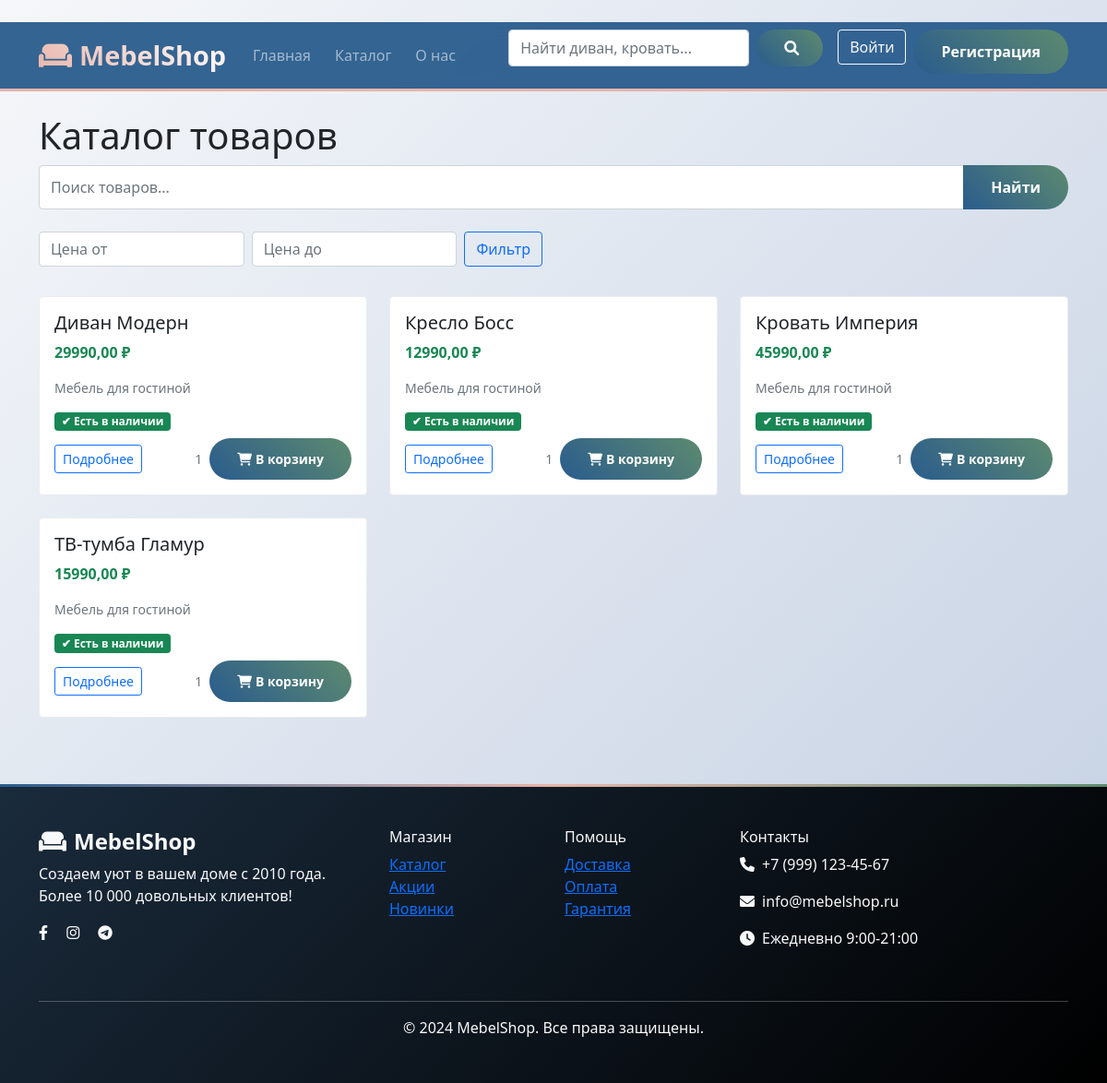
Page /catalog/ on the committed database.
### catalog/models.py (models this page shows, shortened)
class Product(models.Model):
    category = models.ForeignKey(Category, on_delete=models.CASCADE)
    name = models.CharField(max_length=200)
    slug = models.SlugField(max_length=200, blank=True)
    price = models.DecimalField(max_digits=10, decimal_places=2)
    available = models.BooleanField(default=True)
    class Meta:
        ordering = ('name',)
    def get_absolute_url(self):
        return reverse('product_detail', args=[self.id])

class Category(models.Model):
    name = models.CharField(max_length=200)
    slug = models.SlugField(unique=True)
    is_active = models.BooleanField(default=True)
    class Meta:
        ordering = ('name',)

### catalog/views.py (the view)
# urls.py: path('', views.product_list, name='product_list'),
def product_list(request):
    query = request.GET.get('q', '')
    products = Product.objects.filter(available=True)
    if query:
        products = products.filter(
            Q(name__icontains=query) |
            Q(category__name__icontains=query)
        )
    return render(request, 'catalog/product_list.html', {
        'products': products,
        'query': query
    })

### templates/catalog/product_list.html (shortened to what this page needs)
﻿{% extends "base.html" %}
{% block content %}
<div class="container mt-4">
    <h1>Каталог товаров</h1>
    <form method="get" action="{% url 'product_search' %}" class="mb-4" id="searchForm">
        <div class="input-group position-relative">
            <input type="text" name="q" class="form-control"
                   placeholder="Поиск товаров..." value="{{ query }}" id="searchInput">
            <button class="btn btn-primary" type="submit">Найти</button>
        </div>
    </form>
    <div class="row mb-3">
        <div class="col-md-6">
            <form method="get" class="d-flex gap-2">
                <input type="number" name="min_price" class="form-control" placeholder="Цена от"
                       value="{{ request.GET.min_price }}">
                <input type="number" name="max_price" class="form-control" placeholder="Цена до"
                       value="{{ request.GET.max_price }}">
                <button type="submit" class="btn btn-outline-primary">Фильтр</button>
            </form>
        </div>
    </div>
    <div class="row">
        {% for product in products %}
        <div class="col-md-4 mb-4">
            <div class="card h-100 product-card">
                <div class="card-body d-flex flex-column">
                    <h5 class="card-title">{{ product.name }}</h5>
                    <p class="card-text text-success fw-bold">{{ product.price }} ₽</p>
                    <p class="card-text">
                        <small class="text-muted">{{ product.category.name }}</small>
                    </p>
                    <div class="availability mb-2">
                        <span class="badge bg-success">✔ Есть в наличии</span>
                    </div>
                    <div class="mt-auto">
                        <div class="product-main-actions">
                            <div class="d-flex justify-content-between align-items-center">
                                <a href="{{ product.get_absolute_url }}" class="btn btn-outline-primary btn-sm">
                                    Подробнее
                                </a>
                                <div class="d-flex align-items-center gap-2">
                                    <span class="text-muted small">1</span>
                                    <button class="btn btn-primary btn-sm add-to-cart-btn" data-product-id="{{ product.id }}">
                                        <i class="fas fa-shopping-cart me-1"></i>В корзину
                                    </button>
                                </div>
                            </div>
                        </div>
                    </div>
                </div>
            </div>
        </div>
        {% endfor %}
    </div>
</div>
{% endblock %}

### templates/base.html (shortened to what this page needs)
﻿<!DOCTYPE html>
<html lang="ru">
<head>
    <link href="https://cdn.jsdelivr.net/npm/bootstrap@5.1.3/dist/css/bootstrap.min.css" rel="stylesheet">
    <link rel="stylesheet" href="https://cdnjs.cloudflare.com/ajax/libs/font-awesome/6.0.0/css/all.min.css">
</head>
<body>
    <nav class="navbar navbar-expand-lg navbar-dark bg-dark sticky-top">
        <div class="container">
            <a class="navbar-brand fw-bold fs-3" href="/">
                <i class="fas fa-couch me-2"></i>MebelShop
            </a>
            <div class="collapse navbar-collapse" id="navbarNav">
                <ul class="navbar-nav me-auto">
                    <li class="nav-item">
                        <a class="nav-link fw-semibold" href="/">Главная</a>
                    </li>
                    <li class="nav-item">
                        <a class="nav-link fw-semibold" href="/catalog/">Каталог</a>
                    </li>
                    <li class="nav-item">
                        <a class="nav-link fw-semibold" href="/pages/about/">О нас</a>
                    </li>
                </ul>
                <ul class="navbar-nav">
                    <li class="nav-item me-3">
                        <form class="d-flex" action="/catalog/search/" method="get">
                            <input class="form-control" type="search" name="q" placeholder="Найти диван, кровать..." style="min-width: 250px;">
                            <button class="btn btn-primary ms-2" type="submit">
                                <i class="fas fa-search"></i>
                            </button>
                        </form>
                    </li>
                    {% if user.is_authenticated %}
                    <li class="nav-item me-3">
                        <a class="nav-link position-relative" href="/catalog/comparison/" title="Сравнение">
                            <i class="fas fa-balance-scale"></i>
                            <span class="position-absolute top-0 start-100 translate-middle badge bg-danger comparison-counter" id="comparisonCounter">
                                0
                            </span>
                        </a>
                    </li>
                    <li class="nav-item me-3">
                        <a class="nav-link position-relative" href="/catalog/wishlist/" title="Избранное">
                            <i class="fas fa-heart"></i>
                            <span class="position-absolute top-0 start-100 translate-middle badge bg-danger wishlist-counter" id="wishlistCounter">
                                0
                            </span>
                        </a>
                    </li>
                    <li class="nav-item me-3">
                        <a class="nav-link position-relative" href="/cart/" title="Корзина">
                                <i class="fas fa-shopping-cart"></i>
                            <span class="position-absolute top-0 start-100 translate-middle badge bg-danger cart-counter" id="cartCounter">
                                0
                            </span>
                        </a>
                    </li>
                    <li class="nav-item dropdown">
                        <a class="nav-link dropdown-toggle fw-semibold" href="#" role="button" data-bs-toggle="dropdown">
                            <i class="fas fa-user me-1"></i>{{ user.username }}
                        </a>
                        <ul class="dropdown-menu">
                            <li><a class="dropdown-item" href="/accounts/profile/">📊 Мой профиль</a></li>
                            <li><a class="dropdown-item" href="/catalog/wishlist/">❤️ Избранное</a></li>
                            <li><a class="dropdown-item" href="/catalog/comparison/">⚖️ Сравнение</a></li>
                            <li><hr class="dropdown-divider"></li>
                            <li><a class="dropdown-item text-danger" href="/accounts/logout/">🚪 Выйти</a></li>
                        </ul>
                    </li>
                    {% else %}
                    <li class="nav-item">
                        <a class="btn btn-outline-light me-2" href="/accounts/login/">Войти</a>
                    </li>
                    <li class="nav-item">
                        <a class="btn btn-primary" href="/accounts/register/">Регистрация</a>
                    </li>
                    {% endif %}
                </ul>
            </div>
        </div>
    </nav>
    <main>
        {% block content %}
        {% endblock %}
    </main>
    <footer class="bg-dark text-light mt-5 py-5">
        <div class="container">
            <div class="row">
                <div class="col-lg-4 mb-4">
                    <h4 class="fw-bold"><i class="fas fa-couch me-2"></i>MebelShop</h4>
                    <p>Создаем уют в вашем доме с 2010 года. Более 10 000 довольных клиентов!</p>
                    <div class="social-links">
                        <a href="#" class="text-light me-3"><i class="fab fa-facebook-f"></i></a>
                        <a href="#" class="text-light me-3"><i class="fab fa-instagram"></i></a>
                        <a href="#" class="text-light me-3"><i class="fab fa-telegram"></i></a>
                    </div>
                </div>
                <div class="col-lg-2 col-6 mb-4">
                    <h6>Магазин</h6>
                    <ul class="list-unstyled">
                        <li><a href="/catalog/" class="text-light-50">Каталог</a></li>
                        <li><a href="#" class="text-light-50">Акции</a></li>
                        <li><a href="#" class="text-light-50">Новинки</a></li>
                    </ul>
                </div>
                <div class="col-lg-2 col-6 mb-4">
                    <h6>Помощь</h6>
                    <ul class="list-unstyled">
                        <li><a href="#" class="text-light-50">Доставка</a></li>
                        <li><a href="#" class="text-light-50">Оплата</a></li>
                        <li><a href="#" class="text-light-50">Гарантия</a></li>
                    </ul>
                </div>
                <div class="col-lg-4 mb-4">
                    <h6>Контакты</h6>
                    <p><i class="fas fa-phone me-2"></i>+7 (999) 123-45-67</p>
                    <p><i class="fas fa-envelope me-2"></i>info@mebelshop.ru</p>
                    <p><i class="fas fa-clock me-2"></i>Ежедневно 9:00-21:00</p>
                </div>
            </div>
            <hr class="bg-light">
            <div class="text-center">
                <p class="mb-0">&copy; 2024 MebelShop. Все права защищены.</p>
            </div>
        </div>
    </footer>
</body>
</html>

### templates/base.html (style rules this page uses)
:root { --primary: #2A5C8D; --secondary: #E8B4A9; --accent: #5D8A6F; --dark: #1A2B3C; --light: #F8F9FA; }
body { font-family: 'Segoe UI', system-ui, sans-serif; background: linear-gradient(135deg, #f5f7fa 0%, #c3cfe2 100%); min-height: 100vh; }
.navbar { background: rgba(42, 92, 141, 0.95) !important; backdrop-filter: blur(10px); border-bottom: 3px solid var(--secondary); transition: all 0.3s ease; }
.navbar-brand { font-weight: 800; font-size: 1.8rem !important; background: linear-gradient(45deg, var(--secondary), #fff); -webkit-background-clip: text; -webkit-text-fill-color: transparent; position: relative; }
.navbar-brand::after { content: ''; position: absolute; bottom: -5px; left: 0; width: 0; height: 2px; background: var(--secondary); transition: width 0.3s ease; }
.nav-link { position: relative; margin: 0 5px; border-radius: 8px; transition: all 0.3s ease; }
.nav-link::before { content: ''; position: absolute; bottom: 0; left: 50%; width: 0; height: 2px; background: var(--secondary); transition: all 0.3s ease; transform: translateX(-50%); }
.btn-primary { background: linear-gradient(45deg, var(--primary), var(--accent)); border: none; border-radius: 25px; padding: 12px 30px; font-weight: 600; transition: all 0.3s ease; position: relative; overflow: hidden; }
.btn-primary::before { content: ''; position: absolute; top: 0; left: -100%; width: 100%; height: 100%; background: linear-gradient(90deg, transparent, rgba(255,255,255,0.4), transparent); transition: left 0.5s; }
footer { background: linear-gradient(135deg, var(--dark) 0%, #000 100%) !important; position: relative; }
footer::before { content: ''; position: absolute; top: 0; left: 0; right: 0; height: 3px; background: linear-gradient(90deg, var(--primary), var(--secondary), var(--accent)); }

### templates/catalog/product_list.html (style rules this page uses)
.product-card { position: relative; transition: all 0.3s ease; border: 1px solid #e9ecef; }
.product-main-actions { width: 100%; }
.availability { margin-top: auto; }

### rows in the picture
Product: name "Диван Модерн", price "29990,00", category.name "Мебель для гостиной"
Product: name "Кресло Босс", price "12990,00", category.name "Мебель для гостиной"
Product: name "Кровать Империя", price "45990,00", category.name "Мебель для гостиной"
Product: name "ТВ-тумба Гламур", price "15990,00", category.name "Мебель для гостиной"
